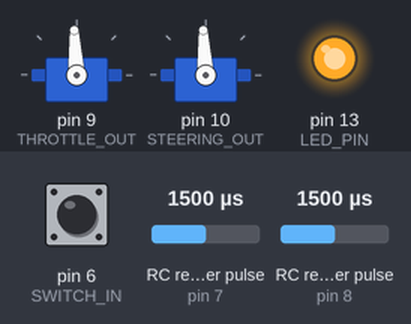
Recording of a sketch running on a simulated Arduino Uno, built with avr-gcc and run on an emulated ATmega328P. On the bench: 2 × servo, output pins drawn as LEDs (lit = HIGH). Wiring (inferred from the names in the program): 2 × RC receiver channel: data pin 7 / data pin 8. The test bench sets the inputs (shaded band); at power-on: pin 6 (SWITCH_IN) HIGH, RC receiver pulse (sensors on pin 7, pin 8) 1500 µs.

Above: at 0.1 s.
Timing chart, 0 to 1.6 s (numbered marks = the images above):
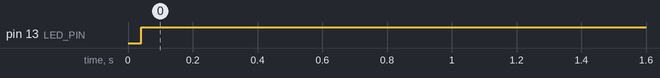

Measured:
- by itself, pin 13 (LED_PIN): LOW → HIGH at 0.04 s

The sketch:

DroidArduinoCode.ino
```cpp
#include <Servo.h>

#define SWITCH_IN 6
#define THROTTLE_IN 7
#define STEERING_IN 8
#define THROTTLE_OUT 9
#define STEERING_OUT 10
#define LED_PIN 13
#define THROTTLE_COMMAND 'T'
#define STEERING_COMMAND 'S'
#define NUM_READINGS 10
#define END_SWITCH 4

Servo throttle;
Servo steering;
unsigned long switchPulse;
unsigned long throttlePulse;
unsigned long steeringPulse;
unsigned long pulse;
unsigned char command, len;
char piControl = 1;
unsigned int index;
unsigned long t_total, t_average, s_total, s_average;
unsigned int s_readings[NUM_READINGS];
unsigned int t_readings[NUM_READINGS];

void setup() {
  Serial.begin(115200);
  pinMode(THROTTLE_IN, INPUT);
  pinMode(STEERING_IN, INPUT);
  pinMode(SWITCH_IN, INPUT);
  pinMode(LED_PIN, OUTPUT);
  digitalWrite(LED_PIN, LOW);
  pinMode(END_SWITCH, INPUT_PULLUP);
  throttle.attach(THROTTLE_OUT);
  steering.attach(STEERING_OUT);
  index = 0;
  s_total = 0;
  t_total = 0;
  for (int i=0; i<NUM_READINGS; ++i) {
    s_readings[i] = 0;
    t_readings[i] = 0;
  }
  throttle.writeMicroseconds(1500);
  steering.writeMicroseconds(1500);
}

void loop() {
  // if controller switch is on, pi has control
  switchPulse = pulseIn(SWITCH_IN, HIGH, 40000);
  if (switchPulse > 1800 || switchPulse == 0) {
    piControl = 1;
    digitalWrite(LED_PIN, HIGH);
  } else if (switchPulse > 1200) {
    piControl = 2;
    digitalWrite(LED_PIN, LOW);
  } else {
    piControl = 0;
    digitalWrite(LED_PIN, LOW);
  }

  // wait until 2 bytes are available, command and length of number
  if (Serial.available() >= 2) {
    /*
     * Commands from RPi should look like (where each <...> is one byte):
     * <Servo to control T/S> <number of digits to read n> <digit 1> ... <digit n>
     * e.g. to set steering servo to a pulse width of 1500us: S41500
     * e.g. to set throttle servo to a pulse width of 750us: T3750
     */
    command = Serial.read();
    len = Serial.read() - '0';

    // wait for all digits to be written into buffer
    while (Serial.available() < len);

    pulse = 0;
    for (int i=0; i<len; ++i) {
      pulse *= 10;
      pulse += (Serial.read() - '0');
    }

    if (pulse < 1000) {
      pulse = 1000;
    } else if (pulse > 2000){
      pulse = 2000;
    }

    if (piControl) {
      if (command == THROTTLE_COMMAND && piControl != 2) {
          throttle.writeMicroseconds(pulse);
      } else if (command == STEERING_COMMAND) {
        steering.writeMicroseconds(pulse);
      }
    }
  }

  // moving average of last 10 readings for steering and throttle signals
  s_total -= s_readings[index];
  s_readings[index] = pulseIn(STEERING_IN, HIGH, 40000);
  if (s_readings[index] < 1000) {
    s_readings[index] = 1500;
  }
  s_total += s_readings[index];

  t_total -= t_readings[index];
  t_readings[index] = pulseIn(THROTTLE_IN, HIGH, 40000);
  if (t_readings[index] < 1000) {
    t_readings[index] = 1500;
  }
  t_total += t_readings[index];

  if (++index >= NUM_READINGS) {
    index = 0;
  }

  if (!piControl) {
    throttle.writeMicroseconds(t_total/NUM_READINGS);
    steering.writeMicroseconds(s_total/NUM_READINGS);
  } else if (piControl == 2) {
    throttle.writeMicroseconds(t_total/NUM_READINGS);
  }
}
```
